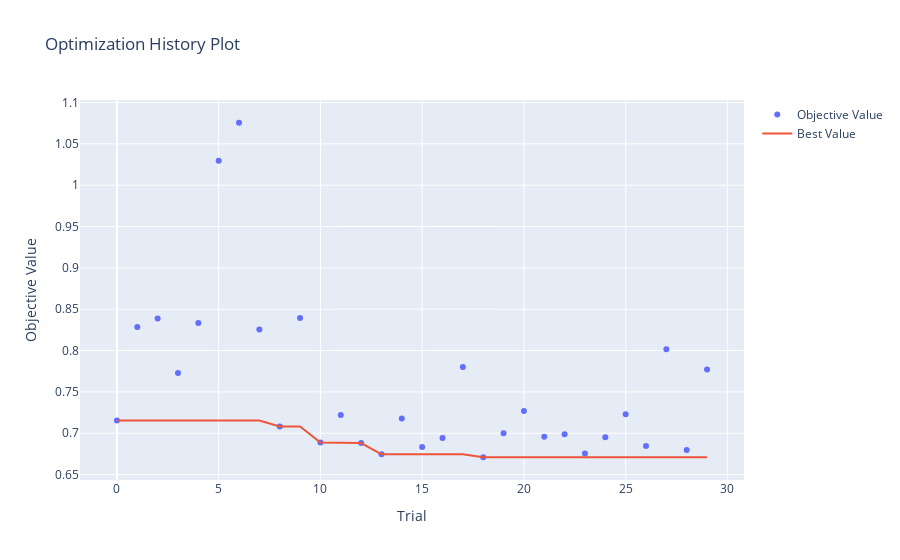

This figure's notebook cell:
### Code cell
# 하이퍼파라미터 최적화 과정을 확인
optuna.visualization.plot_optimization_history(study_cat)

### Figure 1 — Plotly figure (JSON) as saved in the notebook; plotly's stock layout.template omitted (floating-point values rounded to 4 significant figures)
{"data": [{"mode": "markers", "name": "Objective Value", "type": "scatter", "x": [0, 1, 2, 3, 4, 5, 6, 7, 8, 9, 10, 11, 12, 13, 14, 15, 16, 17, 18, 19, 20, 21, 22, 23, 24, 25, 26, 27, 28, 29], "y": [0.7154, 0.8286, 0.8387, 0.7728, 0.8333, 1.029, 1.076, 0.8253, 0.7082, 0.8393, 0.6889, 0.7221, 0.6881, 0.6745, 0.7179, 0.6835, 0.6941, 0.78, 0.671, 0.6999, 0.727, 0.6958, 0.6987, 0.6756, 0.6953, 0.723, 0.6846, 0.8017, 0.6797, 0.7771]}, {"mode": "lines", "name": "Best Value", "type": "scatter", "x": [0, 1, 2, 3, 4, 5, 6, 7, 8, 9, 10, 11, 12, 13, 14, 15, 16, 17, 18, 19, 20, 21, 22, 23, 24, 25, 26, 27, 28, 29], "y": [0.7154, 0.7154, 0.7154, 0.7154, 0.7154, 0.7154, 0.7154, 0.7154, 0.7082, 0.7082, 0.6889, 0.6889, 0.6881, 0.6745, 0.6745, 0.6745, 0.6745, 0.6745, 0.671, 0.671, 0.671, 0.671, 0.671, 0.671, 0.671, 0.671, 0.671, 0.671, 0.671, 0.671]}, {"marker": {"color": "#cccccc"}, "mode": "markers", "name": "Infeasible Trial", "showlegend": false, "type": "scatter", "x": [], "y": []}], "layout": {"title": {"text": "Optimization History Plot"}, "xaxis": {"title": {"text": "Trial"}}, "yaxis": {"title": {"text": "Objective Value"}}}}
